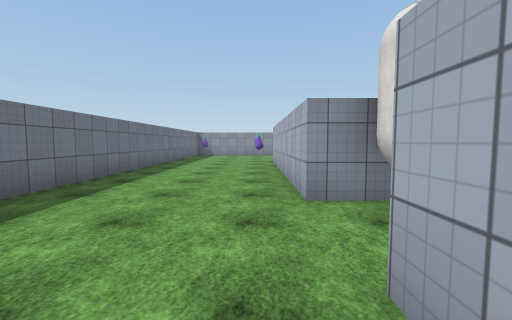
View 1 (above)

20 first-person views from a walk through a Unity game level. The camera is 1.5 m above the floor, tilts 4° down and sees 90° across. The floor is counted in squares, 1.8 m on a side. Each view is taken from the middle of a square. On the plan, view 1 faces up. The plan holds only what a view shows up to about 10 squares ahead; the rest is blank. The place goes on beyond the plan. The player is left out. Some surface patterns are stand-ins.

View 2
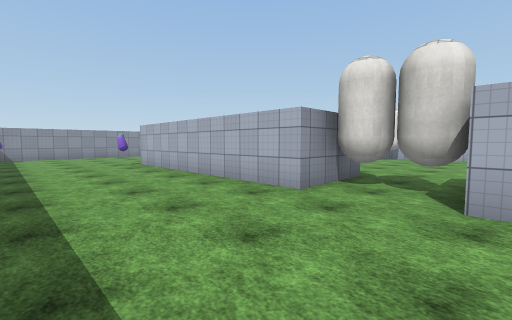

View 3
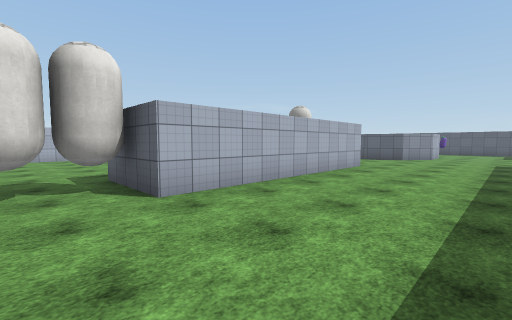

View 4
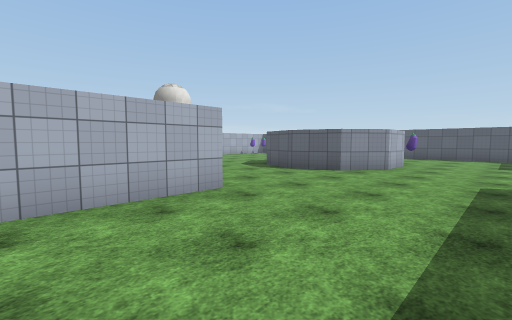

View 5
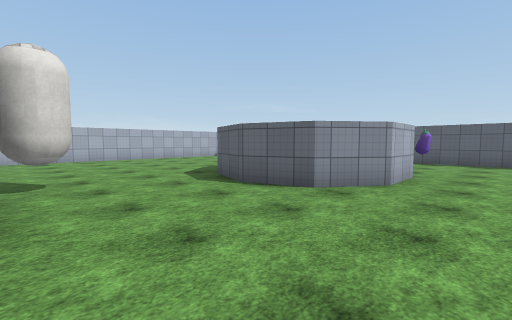

View 6
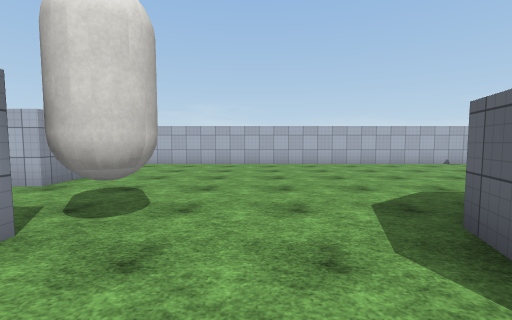

View 7
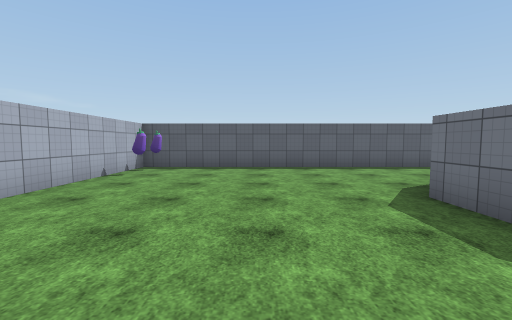

View 8
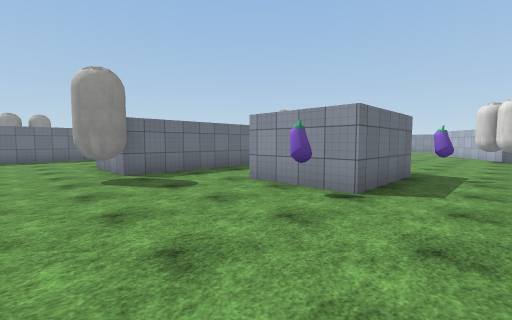

View 9
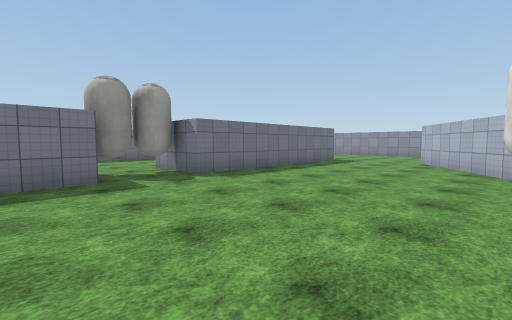

View 10
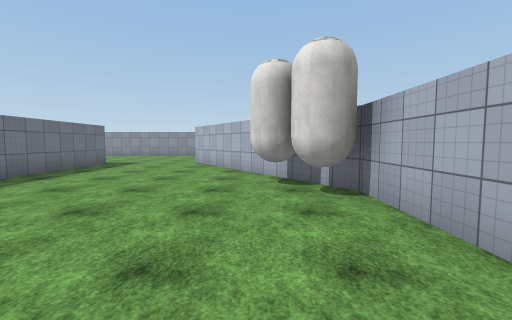

View 11
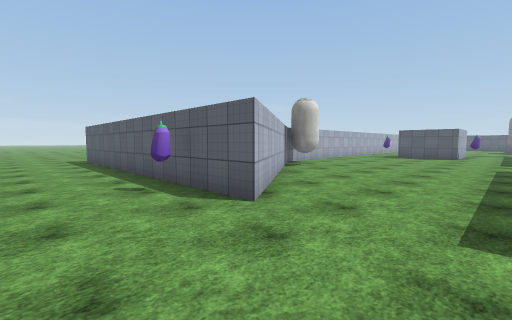

View 12
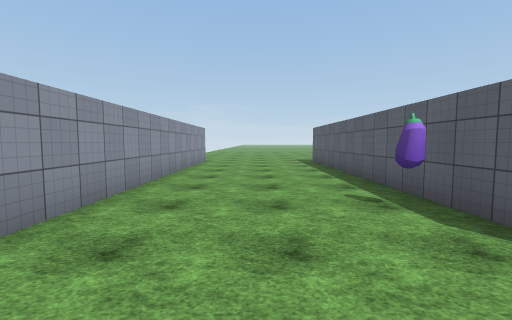

View 13
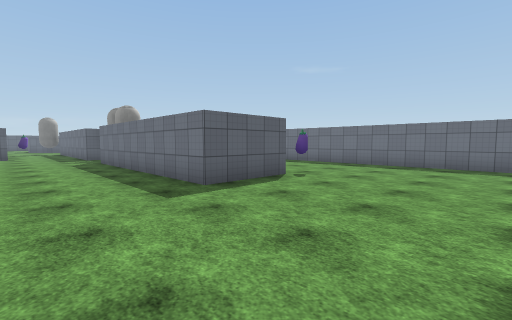

View 14
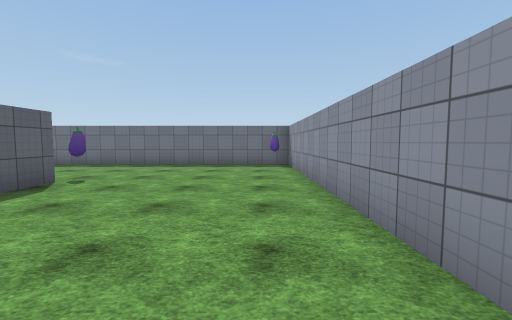

View 15
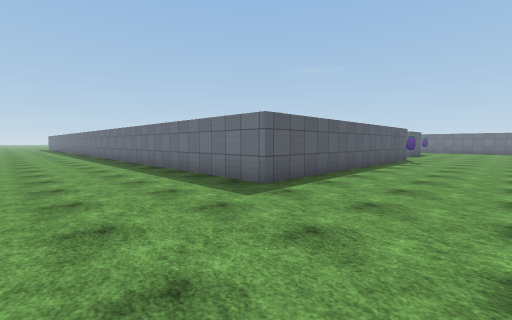

View 16
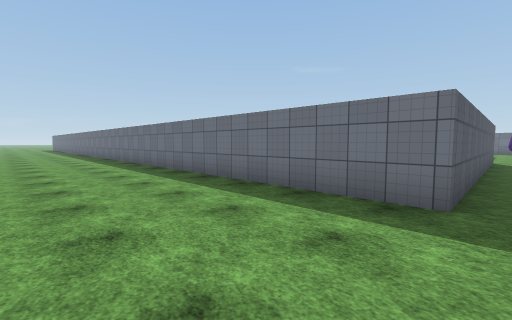

View 17
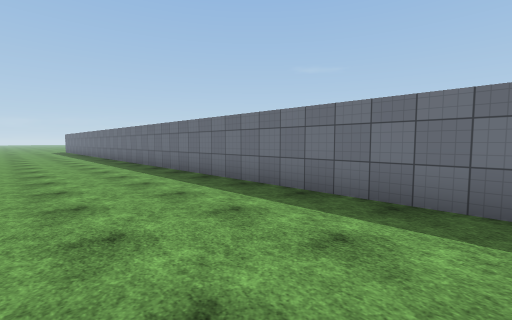

View 18
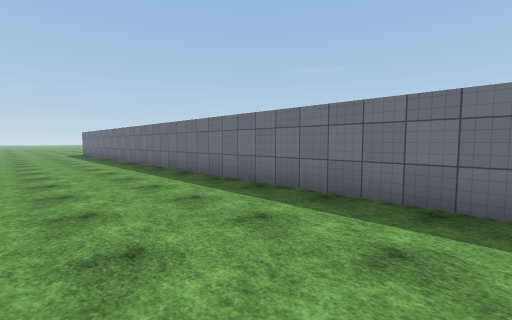

View 19
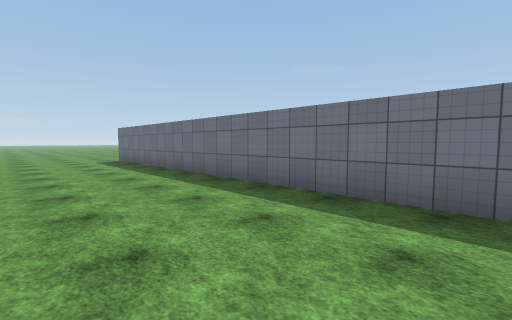

View 20
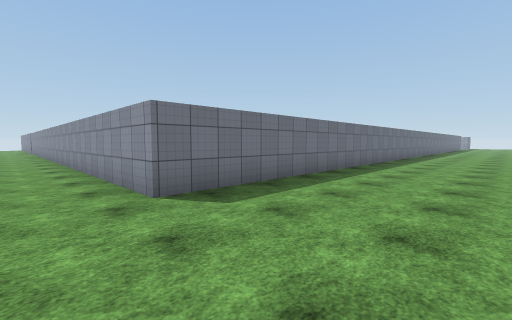

### Floor plan
Points are (right, up) in squares from view 1. A wall is a line through its corners. A room is listed if a view was taken in it or the views show most of it. See-through windows are left out.
Room 1 (views 1, 2, 3, 4, 5, 6, 7, 8, 9, 10, 11, 12, 13, 14, 15, 16, 17, 18, 19, 20)
walls: (8.3, -0.9) (8.3, -4) (5.8, -4) (5.8, -3.4); (10.8, 2.6) (10.8, 5.3) (6.5, 11.5) (16.2, 11.5) (16.2, -20.4) (7.4, -20.4); (3.2, -5.9) (0.7, -5.9) (0.7, 1.3) (3.2, 1.3) (3.2, -5.9); (3.2, 3.6) (0.7, 3.6) (0.7, 10.8) (3.2, 10.8) (3.2, 3.6); (4.4, -11.5) (4.4, -12.9); (-3.7, -7.4) (-3.7, -8.1); (-0.4, -12.9) (-0.4, -11.3) (0.5, -10) (2, -9.6) (3.5, -10); (-2.1, -17.5) (10.8, -17.5) (10.8, -3.9); (4.9, 16.2) (-3.7, 16.2) (-3.7, 3.6); (15, 16.2) (7.1, 16.2)
objects: other object (0, -14); other object (0, 11); other object (2, 2); other object (2, 3); other object (4, -7) to (4, -6); other object (8, -5); other object (8, 12); other object (9, -1); other object (9, 6); other object (10, -17); other object (10, -16); other object (10, 5)

Where each view was taken, in squares from view 1:
view 1: 0 up, 0 right, facing up
view 2: 1 up, 3 left, facing up-right
view 3: 3 up, 3 left, facing down-right
view 4: 3 down, 3 left, facing down-right
view 5: 6 down, 2 left, facing down-right
view 6: 8 down, 1 right, facing right
view 7: 9 down, 7 right, facing down
view 8: 8 down, 10 right, facing up-left
view 9: 0 up, 9 right, facing up-left
view 10: 1 up, 9 right, facing up
view 11: 14 up, 4 right, facing down-right
view 12: 14 up, 5 right, facing right
view 13: 15 up, 6 right, facing down-left
view 14: 15 up, 6 right, facing left
view 15: 15 up, 20 right, facing down-left
view 16: 12 up, 20 right, facing down-left
view 17: 5 up, 20 right, facing down-left
view 18: 1 down, 20 right, facing down-left
view 19: 8 down, 20 right, facing down-left
view 20: 22 down, 20 right, facing up-left
